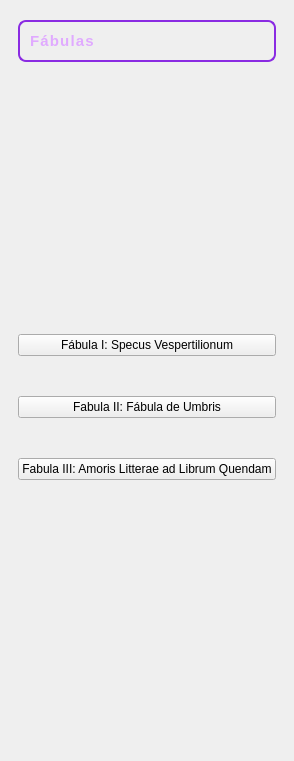
             <widget class="QWidget" name="Libro5">
              <layout class="QGridLayout" name="gridLayout_2">
               <property name="leftMargin">
                <number>9</number>
               </property>
               <property name="rightMargin">
                <number>9</number>
               </property>
               <property name="bottomMargin">
                <number>9</number>
               </property>
               <property name="spacing">
                <number>6</number>
               </property>
               <item row="3" column="0">
                <widget class="QWidget" name="widget_12" native="true">
                 <layout class="QGridLayout" name="gridLayout_18">
                  <property name="bottomMargin">
                   <number>0</number>
                  </property>
                  <property name="spacing">
                   <number>0</number>
                  </property>
                  <item row="0" column="0" colspan="2">
                   <widget class="QLabel" name="Chronicae_2">
                    <property name="minimumSize">
                     <size>
                      <width>172</width>
                      <height>42</height>
                     </size>
                    </property>
                    <property name="styleSheet">
                     <string notr="true">QLabel {
    color: #e0aaff;  /* Color lavanda mágico */
    font-family: &quot;Georgia&quot;, serif;
    font-size: 15px;
    font-weight: bold;
    letter-spacing: 1.2px;
    background-color: transparent;
    border: 2px solid #8a2be2; /* Borde místico */
    border-radius: 8px;
    padding: 6px;
    text-align: center;
    qproperty-alignment: 'AlignCenter'; /* Alineación total */
}

/* Efecto de resplandor al pasar el cursor */
QLabel:hover {
    color: #ffd700;
    border-color: #ffcc00;
}
</string>
                    </property>
                    <property name="text">
                     <string>Fábulas</string>
                    </property>
                   </widget>
                  </item>
                  <item row="1" column="0">
                   <spacer name="verticalSpacer_28">
                    <property name="orientation">
                     <enum>Qt::Vertical</enum>
                    </property>
                    <property name="sizeHint" stdset="0">
                     <size>
                      <width>20</width>
                      <height>232</height>
                     </size>
                    </property>
                   </spacer>
                  </item>
                  <item row="2" column="0" colspan="2">
                   <layout class="QVBoxLayout" name="verticalLayout_5">
                    <property name="spacing">
                     <number>0</number>
                    </property>
                    <property name="leftMargin">
                     <number>0</number>
                    </property>
                    <item>
                     <spacer name="verticalSpacer_26">
                      <property name="orientation">
                       <enum>Qt::Vertical</enum>
                      </property>
                      <property name="sizeHint" stdset="0">
                       <size>
                        <width>20</width>
                        <height>40</height>
                       </size>
                      </property>
                     </spacer>
                    </item>
                    <item>
                     <widget class="QPushButton" name="Manual_FabulaIButton">
                      <property name="minimumSize">
                       <size>
                        <width>60</width>
                        <height>0</height>
                       </size>
                      </property>
                      <property name="text">
                       <string>Fábula I: Specus Vespertilionum</string>
                      </property>
                     </widget>
                    </item>
                    <item>
                     <spacer name="verticalSpacer_24">
                      <property name="orientation">
                       <enum>Qt::Vertical</enum>
                      </property>
                      <property name="sizeHint" stdset="0">
                       <size>
                        <width>20</width>
                        <height>40</height>
                       </size>
                      </property>
                     </spacer>
                    </item>
                    <item>
                     <widget class="QPushButton" name="Manual_FabulaIButton_2">
                      <property name="text">
                       <string>Fabula II: Fábula de Umbris</string>
                      </property>
                     </widget>
                    </item>
                    <item>
                     <spacer name="verticalSpacer_25">
                      <property name="orientation">
                       <enum>Qt::Vertical</enum>
                      </property>
                      <property name="sizeHint" stdset="0">
                       <size>
                        <width>20</width>
                        <height>40</height>
                       </size>
                      </property>
                     </spacer>
                    </item>
                    <item>
                     <widget class="QPushButton" name="Manual_FabulaIButton_3">
                      <property name="text">
                       <string>Fabula III: Amoris Litterae ad Librum Quendam</string>
                      </property>
                     </widget>
                    </item>
                    <item>
                     <spacer name="verticalSpacer_27">
                      <property name="orientation">
                       <enum>Qt::Vertical</enum>
                      </property>
                      <property name="sizeHint" stdset="0">
                       <size>
                        <width>20</width>
                        <height>40</height>
                       </size>
                      </property>
                     </spacer>
                    </item>
                   </layout>
                  </item>
                  <item row="3" column="1">
                   <spacer name="verticalSpacer_29">
                    <property name="orientation">
                     <enum>Qt::Vertical</enum>
                    </property>
                    <property name="sizeHint" stdset="0">
                     <size>
                      <width>20</width>
                      <height>232</height>
                     </size>
                    </property>
                   </spacer>
                  </item>
                 </layout>
                </widget>
               </item>
              </layout>
             </widget>
